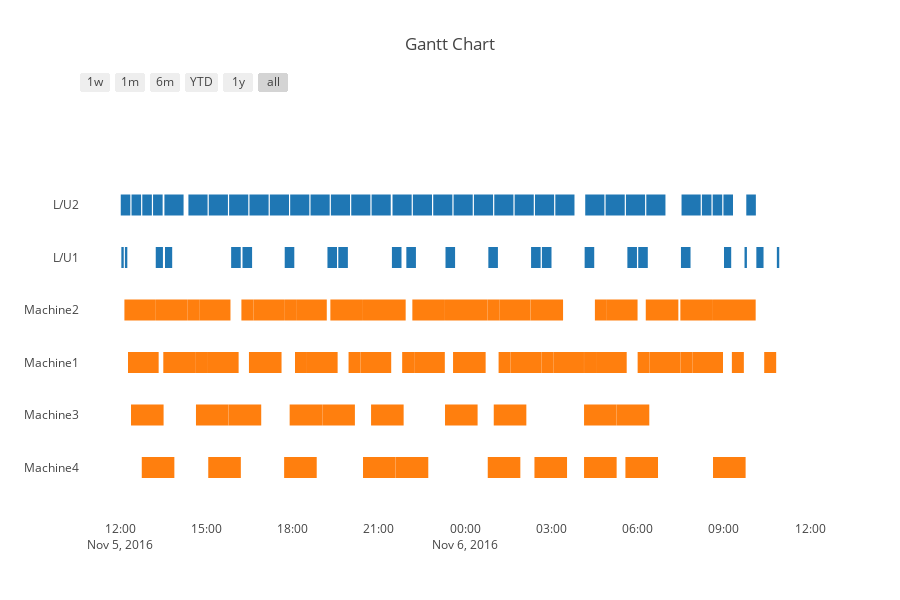

Write notebook code for a chart like this one.
### Code cell
plotly.offline.iplot(allocate.plot_simstat(allocate.simstat(results)))
